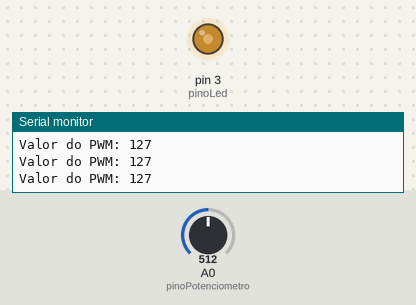
This sketch was run on a simulated Arduino Uno, built with avr-gcc and run on an emulated ATmega328P. On the bench: output pins drawn as LEDs (lit = HIGH), the last lines printed to the serial monitor. The test bench sets the inputs (shaded band); at power-on: A0 (pinoPotenciometro) = 512.

Above: at 1.2 s.
1.3 s: A0 (pinoPotenciometro) set to 716
At 2.0 s:
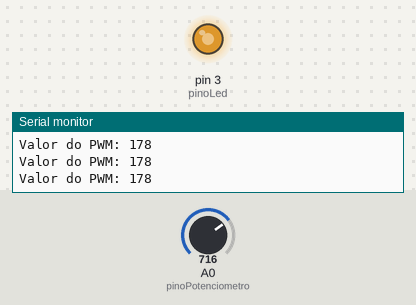
2.8 s: A0 (pinoPotenciometro) set to 417
At 3.2 s:
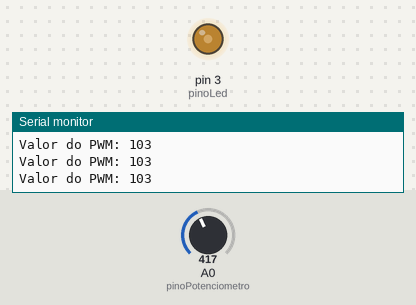
5.8 s: A0 (pinoPotenciometro) set to 384
At 6.1 s:
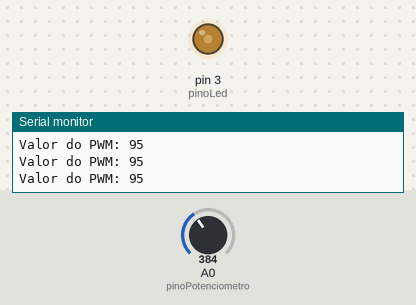
8.8 s: A0 (pinoPotenciometro) set to 900
At 10.0 s:
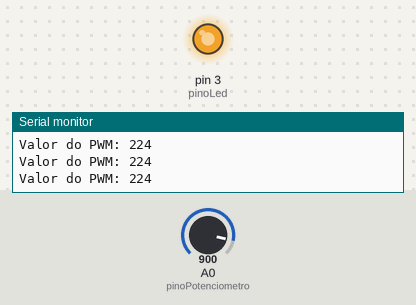
10.3 s: A0 (pinoPotenciometro) set to 122
At 11.3 s:
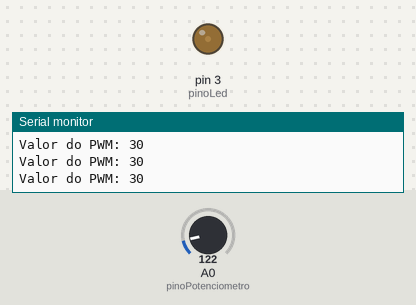
11.8 s: A0 (pinoPotenciometro) set to 45
At 12.3 s:
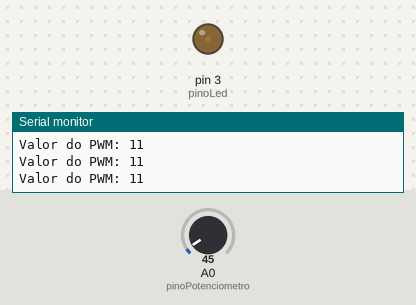
13.3 s: A0 (pinoPotenciometro) set to 36
Timing chart, 0 to 16.3 s (numbered marks = the images above; inputs shaded):
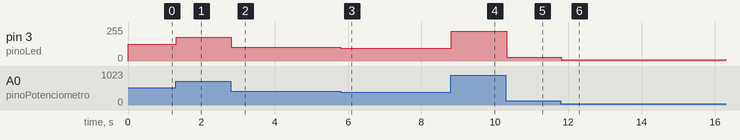

The sketch:

projeto_13_potenciometro_led_pwm.ino
```cpp
int pinoPotenciometro = 0;
int pinoLed = 3;
int valor = 0;
int pwm = 0;

void setup() {
  Serial.begin(9600);
  pinMode(pinoLed, OUTPUT);
}

void loop() {
  valor = analogRead(pinoPotenciometro);
  pwm = map(valor, 0, 1023, 0, 255);
  analogWrite(pinoLed, pwm);

  Serial.print("Valor do PWM: ");
  Serial.println(pwm);
}
```

Measured:
- after the input at 1.3 s, pin 3 (pinoLed): 127/255 → 178/255 at once
- after the input at 2.8 s, pin 3 (pinoLed): 178/255 → 103/255 at once
- after the input at 5.8 s, pin 3 (pinoLed): 103/255 → 95/255 at once
- after the input at 8.8 s, pin 3 (pinoLed): 95/255 → 224/255 at once
- after the input at 10.3 s, pin 3 (pinoLed): 224/255 → 30/255 at once
- after the input at 11.8 s, pin 3 (pinoLed): 30/255 → 11/255 at once
- after the input at 13.3 s, pin 3 (pinoLed): 11/255 → 8/255 at once
